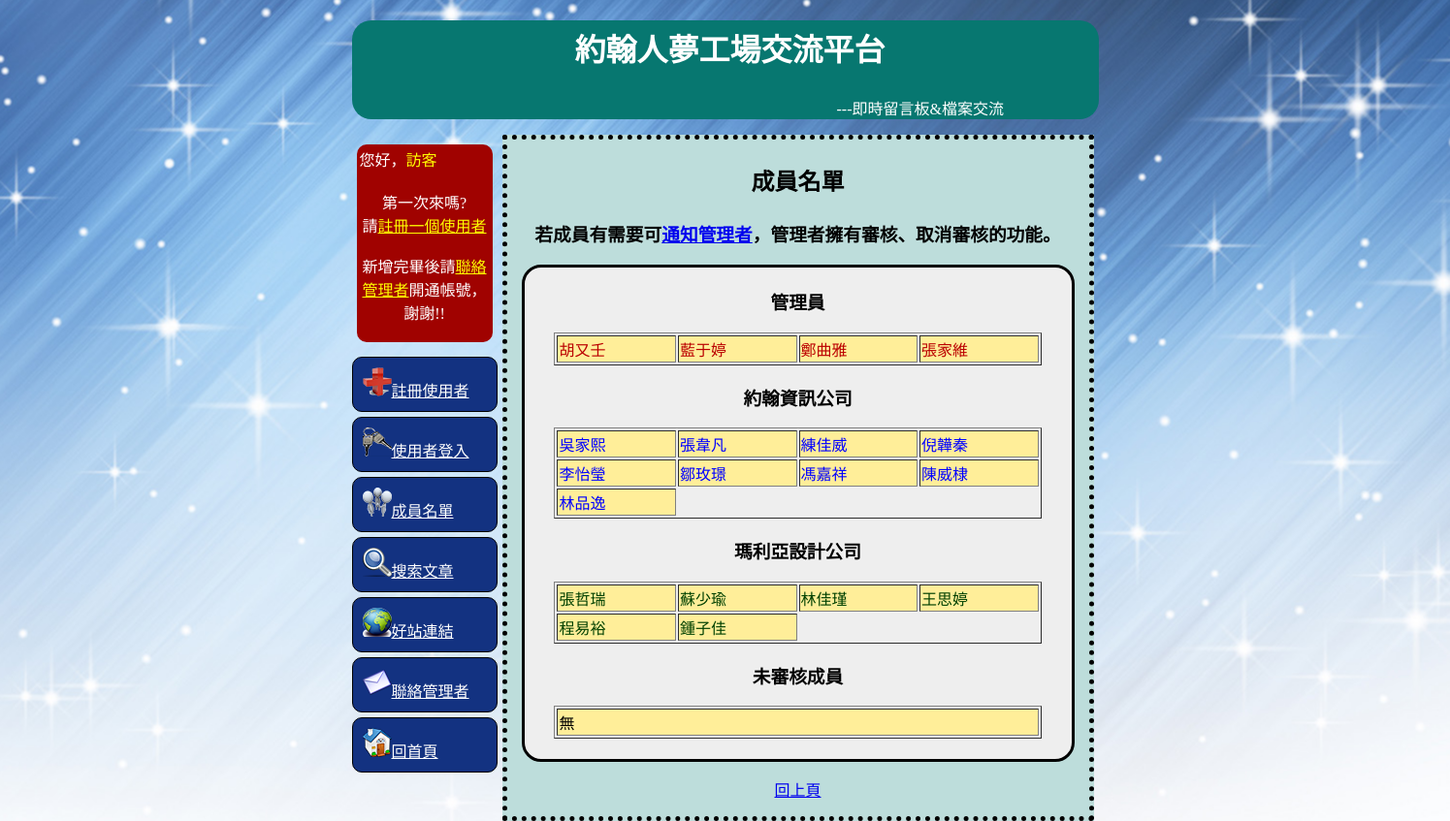
Screenshot of /indexSQL.php?aa=66 with the database file from the repository.
### tables this page shows
CREATE TABLE IF NOT EXISTS `user` (
  `no` int(10) unsigned NOT NULL AUTO_INCREMENT,
  `id` varchar(30) NOT NULL,
  `password` varchar(255) NOT NULL,
  `_check` varchar(20) NOT NULL DEFAULT 'no',
  `date` timestamp NOT NULL DEFAULT CURRENT_TIMESTAMP ON UPDATE CURRENT_TIMESTAMP,
  PRIMARY KEY (`no`)
);

### mainSQL.php (the view, shortened to what this page needs)
<?
function prefix(){
	print '<div id="prefix" style="border-radius:20px;">';
	print '<h1 align = "center"><a style="font-family:標楷體;">約翰人夢工場交流平台</a></h1>';
	print '<p style="position:relative; left:500px;"><span style="color:#FFF;">---即時留言板&檔案交流</span></p>';
	print '</div>';
}
function leftfix(){
	print '<div id = "leftfix">';
	print '<div class = "l0">';
	print "<table style='border-radius:10px; background:#a00200; color:#fff;' border = '0' width='140px'><tr><td>";
	print "您好，<span style = 'color:#FFFF00'>";
	print "訪客";
	print "</span></td></tr>";
	print "<tr><td align='center'><p>";
	print "第一次來嗎?<br/>請<a href='index.php?aa=1' style='color:#FF0;'>註冊一個使用者</a><br/><br/>";
	print "新增完畢後請<a href='index.php?aa=4' style='color:#FF0;'>聯絡管理者</a>開通帳號，謝謝!!";
	print "</p></tr></td>";
	print "</table>";
	print '</div>';
	print '
			<div class = "l1" style="border-radius:10px; border:solid 1px #000; background:#133281;"><img src = "images/plus.png"><a href = "index.php?aa=1" style="color:#FFF;">註冊使用者</a>
			</div>
			<div class = "l2" style="border-radius:10px; border:solid 1px #000; background:#133281;"><img src = "images/key-363-02.png"><a href = "index.php?aa=2" style="color:#FFF;">使用者登入</a>
			</div>
			<div class = "member" style="border-radius:10px; border:solid 1px #000; background:#133281;"><img src = "images/4-1112241229464a.png"><a href = "indexSQL.php?aa=66" style="color:#FFF;">成員名單</a>
			</div>
			<div class = "l3" style="border-radius:10px; border:solid 1px #000; background:#133281;"><img src = "images/Magnifier.png"><a href = "index.php?aa=3" style="color:#FFF;">搜索文章</a>
			</div>
			<div class = "webs" style="border-radius:10px; border:solid 1px #000; background:#133281;"><img src = "images/7777_111755043586_3.png"><a href = "indexSQL.php?aa=55" style="color:#FFF;">好站連結</a>
			</div>
			<div class = "call" style="border-radius:10px; border:solid 1px #000; background:#133281;"><img src = "images/ICONMAILEX.png"><a href = "index.php?aa=4" style="color:#FFF;">聯絡管理者</a>
			</div>
			<div class = "l4" style="border-radius:10px; border:solid 1px #000; background:#133281;"><img src = "images/house2.png"><a href = "index.php" style="color:#FFF;">回首頁</a>
			</div>
	</div>';
}
function rightfix(){
@$aa = $_GET['aa'];
if($aa == null){
	echo "<script language='javascript'>";
	echo "location.href='index.php';";
	echo "</script>";
}
else if($aa == 66){
	print "<div id = 'rightfix'><h2><p align = 'center'>成員名單</p></h2>";
	print "<p><h3 align='center'>若成員有需要可<a href='index.php?aa=4'>通知管理者</a>，管理者擁有審核、取消審核的功能。</h3></p>";
	require("config.php");
	print "<table width='95%' border='0' align='center' style='background:#EEE; border-radius:20px; border:solid 3px #000;'><tr><td><p><h3 align='center'>管理員</h3></p>";
	print "<table width='90%' border='1' align='center'><tr>";
	$search = "select * from user where _check='ad' order by date";
	$result = mysql_query($search,$link);
	$num = mysql_num_rows($result);
	if($num != 0){
		while($row=mysql_fetch_array($result,MYSQL_BOTH)){
			$id = $row['id'];
			print "<td width='20%' class='bgFE9'><span style='color:#B00;'>".wordwrap($id,9,"<br/>",1)."</span></td>";
		}
	}else{
		print "<td class='bgFE9'>無</td></tr>";
	}
	print "</tr></table>";
	print "<p><h3 align='center'>約翰資訊公司</h3></p>";
	print "<table width='90%' border='1' align='center'><tr>";
	$search = "select * from user where _check='john' order by date";
	$result = mysql_query($search,$link);
	$num = mysql_num_rows($result);
	$count = 0;
	if($num != 0){
		while($row=mysql_fetch_array($result,MYSQL_BOTH)){
			$id = $row['id'];
			if($count >= 4){
				print "</tr><tr>";
				$count = 0;
			}
			print "<td width='20%' class='bgFE9'><span style='color:#00F;'>".wordwrap($id,9,"<br/>",1)."</span>";
			print "</td>";
			$count++;
		}
	}else{
		print "<td class='bgFE9'>無</td></tr>";
	}
	print "</tr></table>";
	print "<p><h3 align='center'>瑪利亞設計公司</h3></p>";
	print "<table width='90%' border='1' align='center'><tr>";
	$search = "select * from user where _check='maria' order by date";
	$result = mysql_query($search,$link);
	$num = mysql_num_rows($result);
	$count = 0;
	if($num != 0){
		while($row=mysql_fetch_array($result,MYSQL_BOTH)){
			$id = $row['id'];
			if($count >= 4){
				print "</tr><tr>";
				$count = 0;
			}
			print "<td width='20%' class='bgFE9'><span style='color:#004100;'>".wordwrap($id,9,"<br/>",1)."</span>";
			print "</td>";
			$count++;
		}
	}else{
		print "<td class='bgFE9'>無</td></tr>";
	}
	print "</tr></table>";
	print "<p><h3 align='center'>未審核成員</h3></p>";
	print "<table width='90%' border='1' align='center'><tr>";
	$search = "select * from user where _check='no' order by date";
	$result = mysql_query($search,$link);
	$num = mysql_num_rows($result);
	$count = 0;
	if($num != 0){
		while($row=mysql_fetch_array($result,MYSQL_BOTH)){
			$no = $row['no'];
			$id = $row['id'];
			if($count >= 4){
				print "</tr><tr>";
				$count = 0;
			}
			print "<td width='20%' class='bgFE9'><span style='color:#000;'>".wordwrap($id,9,"<br/>",1)."</span>";
			print "</td>";
			$count++;
		}
	}else{
		print "<td class='bgFE9'>無</td></tr>";
	}
	print "</tr></table><br/>";
	print "</td></tr></table><p align='center'><a href='javascript:history.go(-1)'>回上頁</a></p>";
	print "</div>";
}
}
?>

### indexSQL.php (shortened to what this page needs)
<!DOCTYPE html PUBLIC "-//W3C//DTD XHTML 1.0 Transitional//EN" "http://www.w3.org/TR/xhtml1/DTD/xhtml1-transitional.dtd">
<html xmlns="http://www.w3.org/1999/xhtml">
<head>
<link href="_css/Untitled-4.css" rel="stylesheet" type="text/css"/>
</head>
<body>
<div id="MainFrame">
<?php
require("mainSQL.php");
print prefix();
print leftfix();
print rightfix();
?>
</div>
</body>
</html>

### _css/Untitled-4.css (style rules this page uses)
body { background-image:url(../images/057_1600_websbook_com.jpg); background-repeat:no-repeat; background-attachment:fixed; background-position: center center; }
#MainFrame { width:770px; margin-right: auto; margin-left: auto; }
#MainFrame #prefix { width:770px; background:#077770; }
#MainFrame #prefix h1 { padding:5px; width:770px; color:#FFF; }
#MainFrame #leftfix { margin:auto; text-align:left; float:left; width:150px; height:400px; }
#MainFrame #rightfix { border:5px dotted #000; margin-left:5px; background:#BDDDDB; float:left; width:600px; height:auto; }
#MainFrame #leftfix div { margin-bottom:5px; padding:10px; cursor:pointer; }
#MainFrame #prefix h1 { cursor:pointer; }
#MainFrame #leftfix .l0 { cursor:auto; padding-top:10px; padding-bottom:10px; padding-left:5px; }
.bgFE9 { background-color:#FE9; }

### rows the page displays
user: id "胡又壬"
user: id "藍于婷"
user: id "鄭曲雅"
user: id "張家維"
user: id "吳家熙"
user: id "張韋凡"
user: id "練佳威"
user: id "倪韡秦"
user: id "李怡瑩"
user: id "鄒玫璟"
user: id "馮嘉祥"
user: id "陳威棣"
user: id "林品逸"
user: id "張哲瑞"
user: id "蘇少瑜"
user: id "林佳瑾"
user: id "王思婷"
user: id "程易裕"
user: id "鍾子佳"
